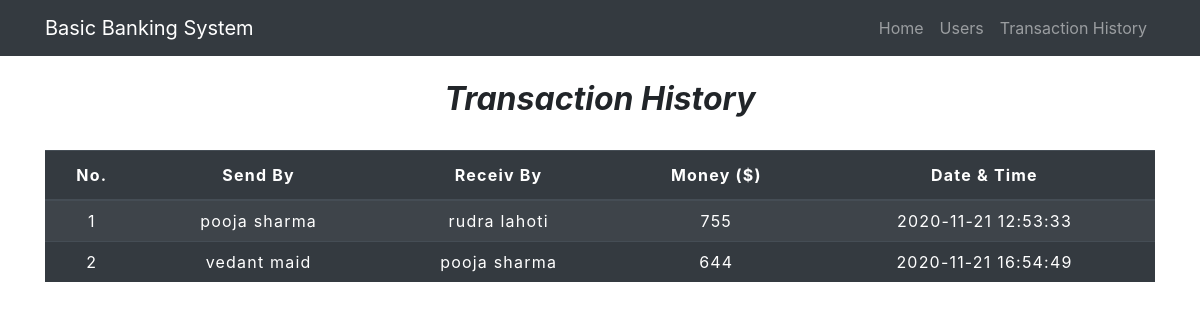
Page /his.php on the committed database.
### tables this page shows
CREATE TABLE `transaction` (
  `sno` int(3) NOT NULL,
  `sender` text NOT NULL,
  `receiver` text NOT NULL,
  `balance` int(8) NOT NULL,
  `datetime` datetime NOT NULL DEFAULT current_timestamp()
);

### his.php (the view, shortened to what this page needs)
<!DOCTYPE html>
<html lang="en">
<head>
    <link rel="stylesheet" href="https://stackpath.bootstrapcdn.com/bootstrap/4.5.2/css/bootstrap.min.css">
</head>
<body>
	<nav class="navbar navbar-expand-sm bg-dark navbar-dark ">
		<div class="container">
			<a href="index.php" class="navbar-brand">Basic Banking System</a>
			<ul class="navbar-nav ml-auto">
				<li class="nav-item"><a href="index.php" class="nav-link">Home</a></li>
				<li class="nav-item"><a href="users.php" class="nav-link">Users</a></li>
				<li class="nav-item"><a href="his.php" class="nav-link">Transaction History</a></li>
			</ul>
		</div>
	</nav>
	<div class="container">
        <h2 class="text-center pt-4"><b><i>Transaction History</i></b></h2><br>
		<div class="table-responsive-sm">
			<table class="table table-striped table-dark">
					<thead>
						<tr>
							<th class="text-center">No.</th>
							<th class="text-center">Send By</th>
							<th class="text-center">Receiv By</th>
							<th class="text-center">Money ($)</th>
							<th class="text-center">Date & Time</th>
						</tr>
					</thead>
				<tbody>
					<?php
						include 'config.php';
						$sql ="select * from transaction";
						$query =mysqli_query($conn, $sql);
						while($rows = mysqli_fetch_assoc($query))
						{
					?>
					<tr>
						<td class="py-2"><?php echo $rows['sno']; ?></td>
						<td class="py-2"><?php echo $rows['sender']; ?></td>
						<td class="py-2"><?php echo $rows['receiver']; ?></td>
						<td class="py-2"><?php echo $rows['balance']; ?> </td>
						<td class="py-2"><?php echo $rows['datetime']; ?> </td>
					</tr>
					<?php
						}
					?>
				</tbody>
			</table>
		</div>
	</div>
</body>
</html>

### his.php (style rules this page uses)
* { padding: 0; margin: 0; box-sizing: border-box; font-family: Roboto:ital,wght@0,300; }
table { letter-spacing: 1.2px; }
td { text-align: center; }

### rows in the picture
transaction: sno "1", sender "pooja sharma", receiver "rudra lahoti", balance "755", datetime "2020-11-21 12:53:33"
transaction: sno "2", sender "vedant maid", receiver "pooja sharma", balance "644", datetime "2020-11-21 16:54:49"
